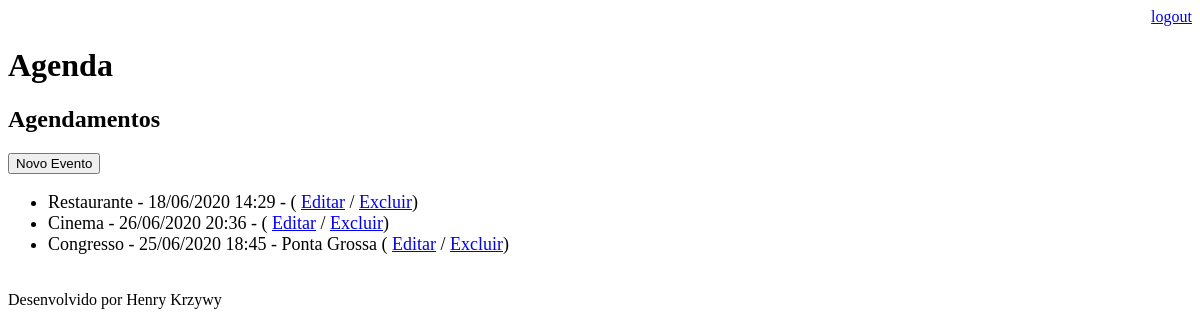
Page /agenda/ (signed in) on the earlier database version.
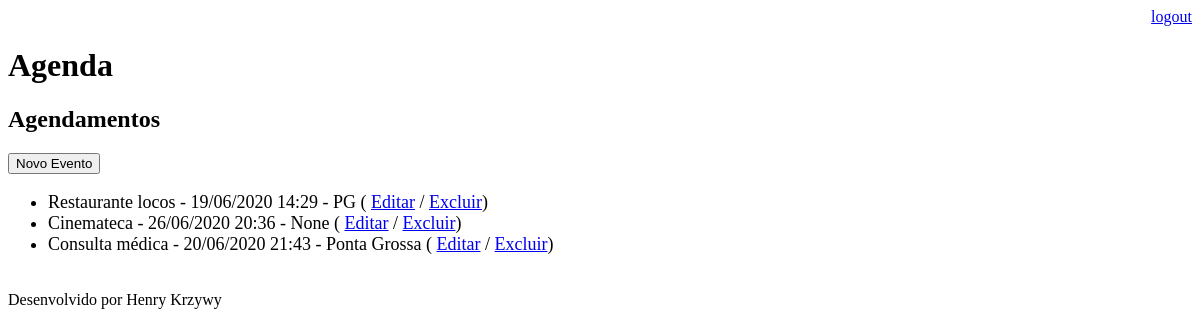
Same page on the later database version.
### core/models.py (models this page shows, shortened)
class Evento(models.Model):
    titulo = models.CharField(max_length=100)
    descricao = models.TextField(blank=True, null=True)
    data_evento = models.DateTimeField(verbose_name='Data do Evento')
    data_criacao = models.DateTimeField(auto_now=True, verbose_name='Data de Criação do Evento')
    usuario = models.ForeignKey(User, on_delete=models.CASCADE)
    local = models.CharField(max_length=100, blank=True, null=True, verbose_name='Local do Evento')
    class Meta:
        db_table = 'evento'
    def get_data_evento(self):
        return self.data_evento.strftime('%d/%m/%Y %H:%M')
    def get_evento_atrasado(self):
        if self.data_evento < datetime.now():
            return True
        else:
            return False

### core/views.py (the view)
# urls.py: path('agenda/', views.lista_eventos),
@login_required(login_url='/login/')
def lista_eventos(request):
    usuario = request.user
    data_atual = datetime.now() - timedelta(hours=1)
    evento = Evento.objects.filter(usuario=usuario, data_evento__gt=data_atual) # maior que
    dados = {'eventos': evento}
    return render(request, 'agenda.html', dados)

### templates/agenda.html
    {% extends "model-page.html" %}
    {% block content %}
        <h2>Agendamentos</h2>
        <a href="evento/">
            <button type="button">Novo Evento</button>
        </a>
        <ul style="font-size: 18px">
            {% for evento in eventos %}
            <li>
                <div style={% if evento.get_evento_atrasado %}"color:red"{% endif %}>
                    {{ evento.titulo }} - {{ evento.get_data_evento}} -
                    {% if evento.local is not None %}{{ evento.local }}{% endif %}
                    ( <a href="evento/?id={{ evento.id }}">Editar</a>
                    / <a href="evento/delete/{{ evento.id }}/">Excluir</a>)
                </div>
            </li>
            {% endfor %}
        </ul>
    {% endblock %}

### templates/model-page.html
<!DOCTYPE html>
<html lang="en">
<head>
    {% include "model-header.html" %}
</head>
<body>
    {% block content %} {% endblock %}
    <br>
    {% include "model-footer.html" %}
</body>
</html>

### templates/model-header.html (shortened to what this page needs)
    <div align="right">
        <a href="/logout">logout</a>
    </div>
    <h1>Agenda</h1>

### templates/model-footer.html
Desenvolvido por Henry Krzywy

Differences in the rows shown:
removed Evento: titulo "Congresso", get_data_evento "25/06/2020 18:45", local "Ponta Grossa"
changed Evento: titulo "Restaurante" → "Restaurante locos"; get_data_evento "18/06/2020 14:29" → "19/06/2020 14:29"; local (not shown) → "PG"
changed Evento: titulo "Cinema" → "Cinemateca"; local (not shown) → "None"
added Evento: titulo "Consulta médica", get_data_evento "20/06/2020 21:43", local "Ponta Grossa"
